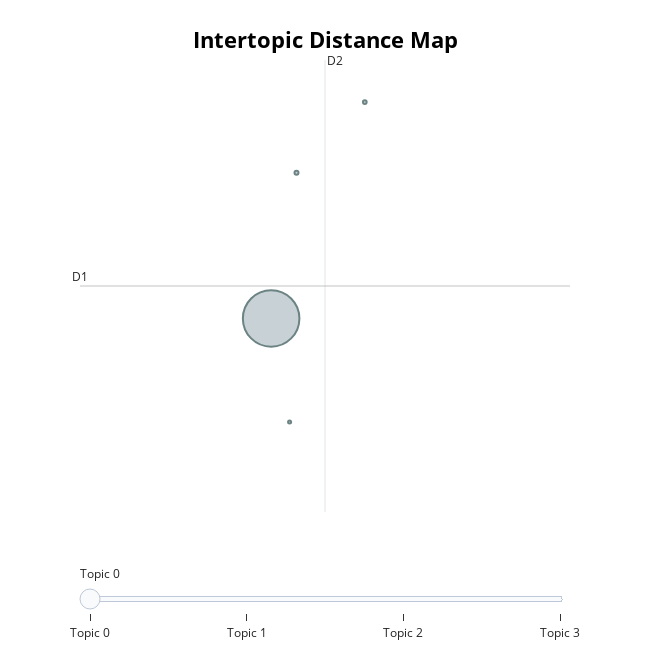

Write notebook code for a chart like this one.
### Code cell
#topic_model = topic_model.reduce_topics(docs, nr_topics=100)

fig = topic_model.visualize_topics()
fig.show()
fig.write_html(output_dir + '/topics.html')

#fig = topic_model.visualize_term_rank()
#fig.show()
#fig.write_html(output_dir + '/termrank.html')

### Figure 1 — Plotly figure (JSON) as saved in the notebook; plotly's stock layout.template omitted (floating-point values rounded to 4 significant figures)
{"data": [{"customdata": [[0, "जग्गा | कसुर | आधार | उल्लेख | घटना", 1399], [1, "संकेत | छुट्टे अभियोगपत्र | दाबी नाबालक | हक छुट्टे | दायर व्यहोरा", 7], [2, "गरिदिएँ | आपराधिक | उन्मुक्ति न्यायसम्मत | ठह्नां | लहडबाजी", 6], [3, "Peter Stiegler | लागूऔषध चरेस | प्रतिवादी Kristian | खरिद | फेडेक्स", 4]], "hovertemplate": "<b>Topic %{customdata[0]}</b><br>%{customdata[1]}<br>Size: %{customdata[2]}", "legendgroup": "", "marker": {"color": "#B0BEC5", "line": {"color": "DarkSlateGrey", "width": 2}, "size": [1399, 7, 6, 4], "sizemode": "area", "sizeref": 0.8744, "symbol": "circle"}, "mode": "markers", "name": "", "orientation": "v", "showlegend": false, "type": "scatter", "x": [11.94, 12.17, 12.81, 12.11], "xaxis": "x", "y": [-3.227, -2.28, -1.821, -3.9], "yaxis": "y"}], "layout": {"annotations": [{"showarrow": false, "text": "D1", "x": 10.14, "y": -3.016, "yshift": 10}, {"showarrow": false, "text": "D2", "x": 12.44, "xshift": 10, "y": -1.548}], "height": 650, "hoverlabel": {"bgcolor": "white", "font": {"family": "Rockwell", "size": 16}}, "legend": {"itemsizing": "constant", "tracegroupgap": 0}, "margin": {"t": 60}, "shapes": [{"line": {"color": "#CFD8DC", "width": 2}, "type": "line", "x0": 12.44, "x1": 12.44, "y0": -4.485, "y1": -1.548}, {"line": {"color": "#9E9E9E", "width": 2}, "type": "line", "x0": 10.14, "x1": 14.73, "y0": -3.016, "y1": -3.016}], "sliders": [{"active": 0, "pad": {"t": 50}, "steps": [{"args": [{"marker.color": [["red", "#B0BEC5", "#B0BEC5", "#B0BEC5"]]}], "label": "Topic 0", "method": "update"}, {"args": [{"marker.color": [["#B0BEC5", "red", "#B0BEC5", "#B0BEC5"]]}], "label": "Topic 1", "method": "update"}, {"args": [{"marker.color": [["#B0BEC5", "#B0BEC5", "red", "#B0BEC5"]]}], "label": "Topic 2", "method": "update"}, {"args": [{"marker.color": [["#B0BEC5", "#B0BEC5", "#B0BEC5", "red"]]}], "label": "Topic 3", "method": "update"}]}], "title": {"font": {"color": "Black", "size": 22}, "text": "<b>Intertopic Distance Map</b>", "x": 0.5, "xanchor": "center", "y": 0.95, "yanchor": "top"}, "width": 650, "xaxis": {"anchor": "y", "domain": [0, 1], "range": [10.14, 14.73], "title": {"text": ""}, "visible": false}, "yaxis": {"anchor": "x", "domain": [0, 1], "range": [-4.485, -1.548], "title": {"text": ""}, "visible": false}}}
